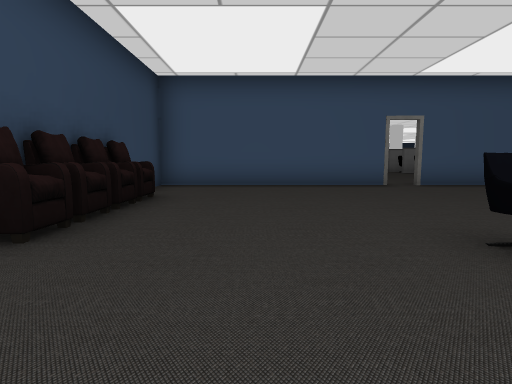
[1] (above)

24 first-person views from a walk through a scene from a Unity 3-D project. The camera is 1.3 m above the floor, tilts 6° down and sees 80° across. Doors are open. The floor is counted in squares, 2 m on a side. Each view is taken from the middle of a square. On the plan, view 1 faces up. The plan holds only what a view shows up to about 10 squares ahead; the rest is blank. The place goes on beyond the plan. The player is left out. Some surface patterns are stand-ins.

[2]
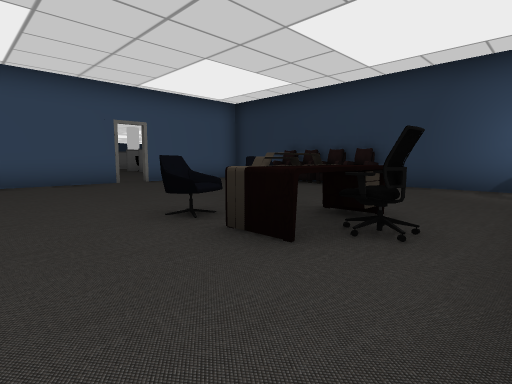

[3]
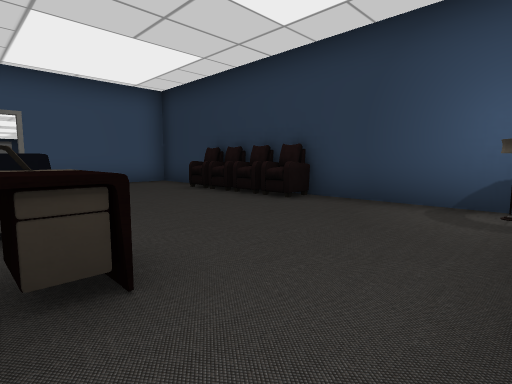

[4]
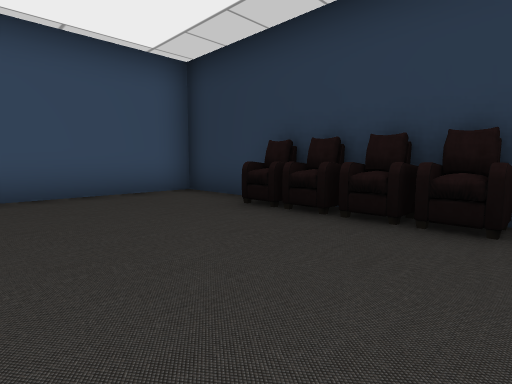

[5]
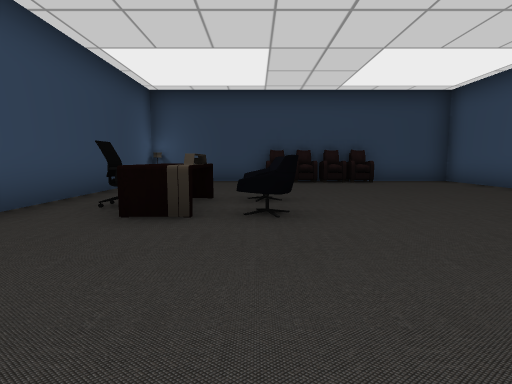

[6]
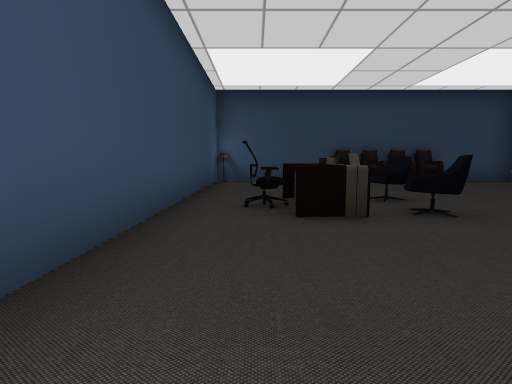

[7]
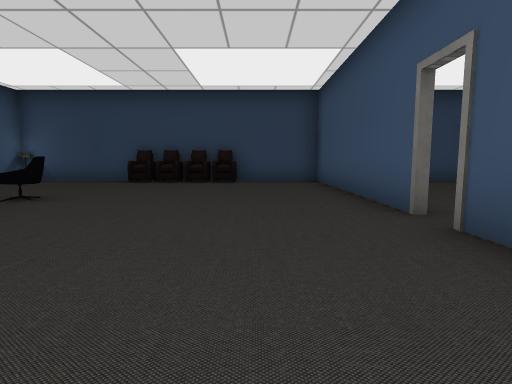

[8]
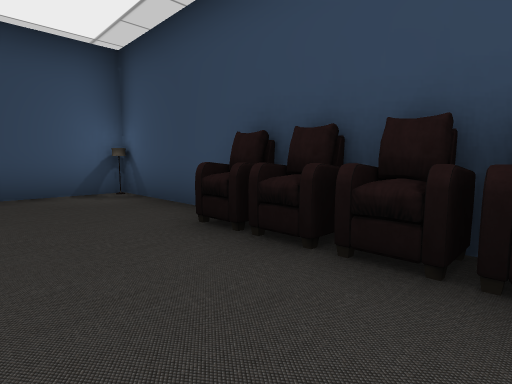

[9]
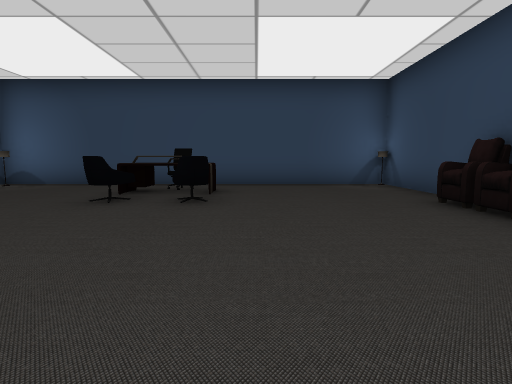

[10]
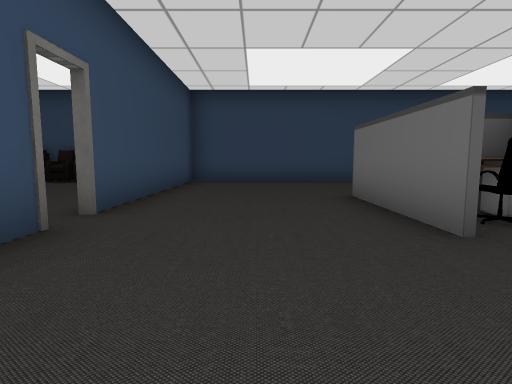

[11]
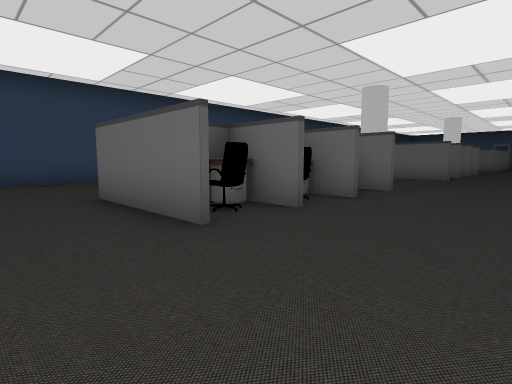

[12]
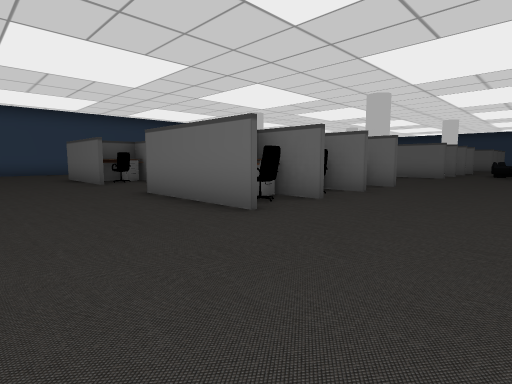

[13]
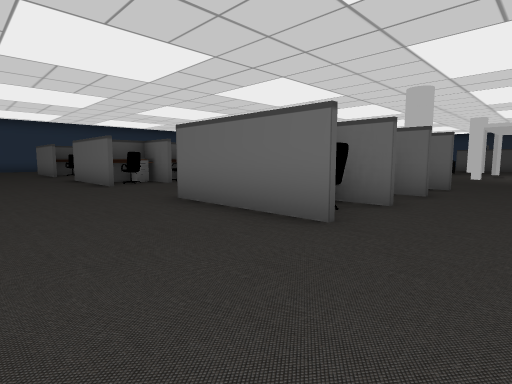

[14]
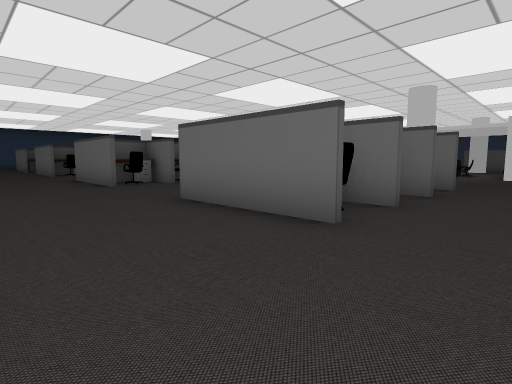

[15]
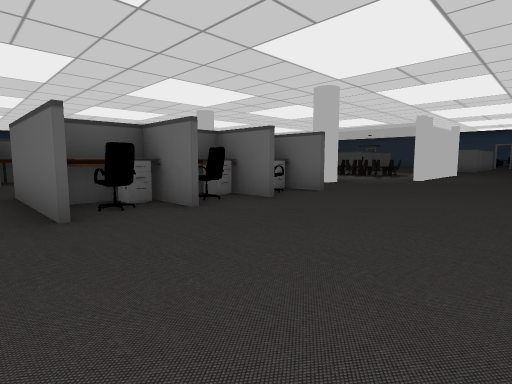

[16]
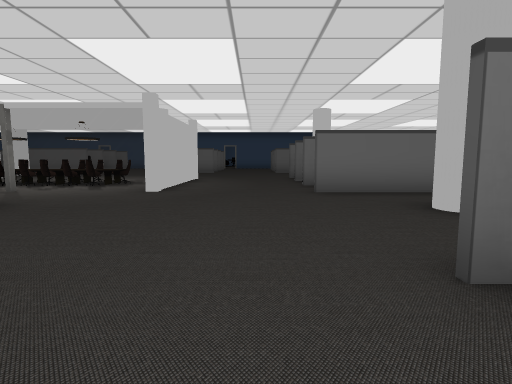

[17]
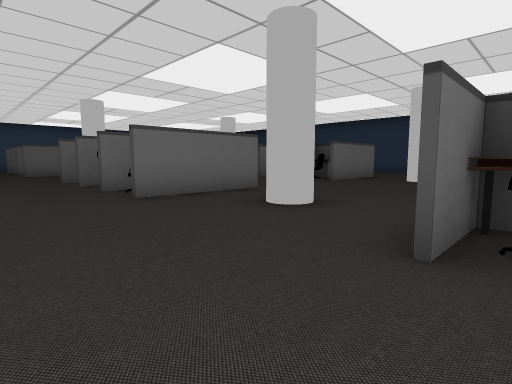

[18]
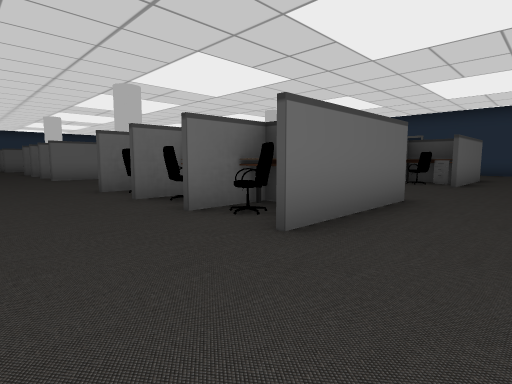

[19]
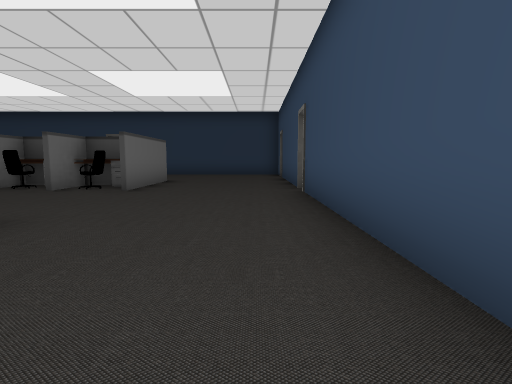

[20]
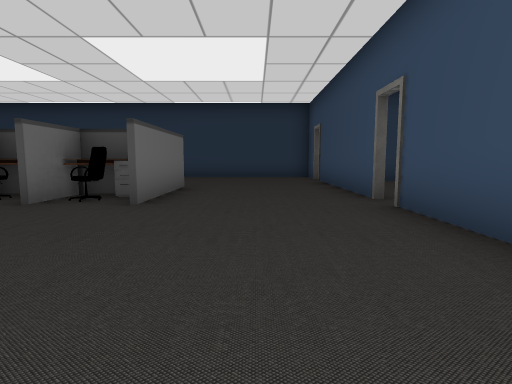

[21]
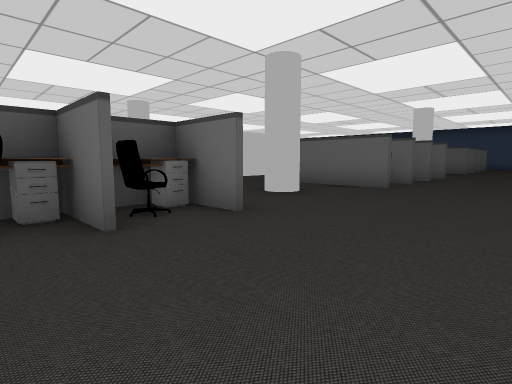

[22]
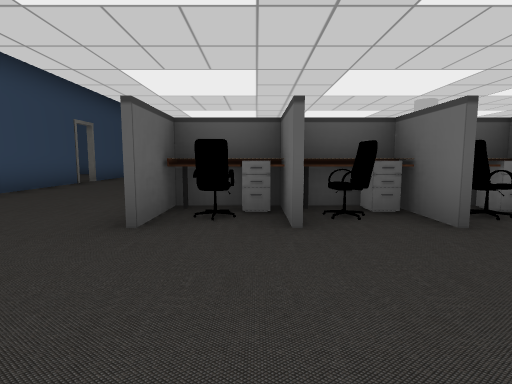

[23]
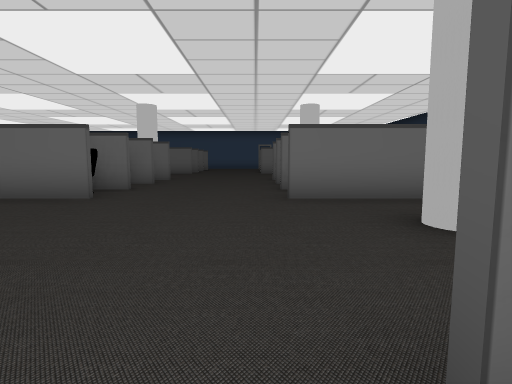

[24]
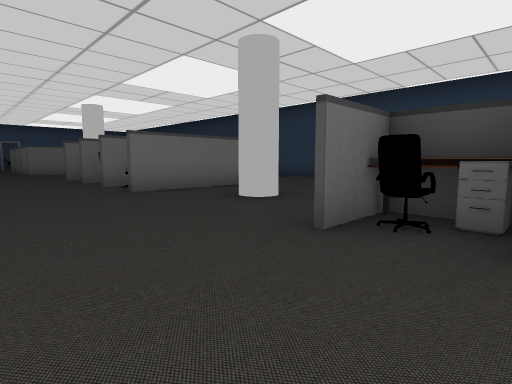

### Floor plan
Points are (right, up) in squares from view 1. A wall is a line through its corners. A room is listed if a view was taken in it or the views show most of it. See-through windows are left out.
Room 1 (views 1, 2, 3, 4, 5, 6, 7, 8, 9)
walls: (3.5, 7.9) (-2.5, 7.9) (-2.5, -1.2) (7.2, -1.2); (7.8, -0.6) (7.8, 7.9) (4.1, 7.9)
ways out: open door at (4, 7.5) to room 2
objects: other object (-2, -1); other object (-2, 3); other object (-2, 4); other object (-2, 5); table (2, 1) to (3, 1); other object (2, 2); other object (3, 0); other object (3, 2); chandelier (7, -1); other object (7, 3); other object (7, 4); other object (7, 5)
Room 2 (views 10, 11, 12, 13, 14, 15, 16, 17, 18, 19, 20, 21, 22, 23, 24)
walls: (16.4, 16.6) (15.9, 16.6); (16.4, 15) (15.8, 15); (22.5, 16.6) (21, 16.6); (22.5, 15) (21.1, 15); (16.4, 11.8) (13.2, 11.8); (22.5, 11.8) (19.4, 11.8); (10.2, 16.6) (9.4, 16.6); (10.2, 15) (9.1, 15); (27.1, 15) (26, 15); (10.2, 11.8) (7.1, 11.8); (22.9, 25.1) (22.9, 21.2); (21.9, 8) (22.8, 8); (23.4, 8) (32.4, 8); (26.9, 22.7) (26.1, 22.7); (27.7, 11.9) (29.1, 11.9); (29.1, 16.6) (26, 16.6); (29.1, 15) (27.7, 15) (27.7, 14.4); (29.2, 21.1) (26.1, 21.1); (29.1, 11.8) (26, 11.8); (26.6, 25.9) (26.1, 25.9); (29.1, 22.7) (28.4, 22.7); (29.2, 24.3) (28.5, 24.3); (4.5, 16.6) (3.6, 16.6); (4.5, 15) (3.5, 15); (4.5, 21.1) (3.9, 21.1); (29.2, 25.9) (28.6, 25.9); (4.5, 11.8) (1.4, 11.8); (33.9, 16.6) (33.1, 16.6); (33.9, 14.4) (33.9, 15) (33, 15); (4.1, 8) (4.8, 8); (33, 25.9) (32.5, 25.9); (33, 8) (37.6, 8); (35.5, 21.1) (32.5, 21.1); (35.5, 11.8) (32.4, 11.8); (-2.5, 13.1) (-2.5, 7.9); (-2.5, 8) (3.5, 8)
ways out: open door at (4, 7.5) to room 1; open door at (19, 21.5); open door at (23, 7.5); open door at (38, 7.5); gap at (32.7, 7.7)
objects: desk (3, 13); other object (4, 13); other object (4, 14); desk (9, 13); other object (10, 13); other object (10, 14); desk (15, 13); other object (16, 13); desk (21, 13); desk (21, 16); other object (22, 13); other object (22, 14); other object (22, 16); desk (26, 16); other object (27, 13); other object (27, 14); other object (27, 16); desk (28, 13); desk (28, 14); desk (28, 16); other object (29, 13); other object (29, 14); other object (29, 16); other object (29, 22); other object (33, 13); other object (33, 14); other object (33, 16); other object (34, 14)

Where each view was taken, in squares from view 1:
view 1: 0 up, 0 right, facing up
view 2: 1 down, 0 right, facing up-right
view 3: 1 down, 3 right, facing up-right
view 4: 2 up, 4 right, facing up-right
view 5: 2 up, 7 right, facing left
view 6: 0 up, 7 right, facing left
view 7: 6 up, 7 right, facing left
view 8: 5 up, 0 right, facing down-left
view 9: 7 up, 1 right, facing down
view 10: 10 up, 7 right, facing left
view 11: 10 up, 7 right, facing up-left
view 12: 9 up, 13 right, facing up-left
view 13: 9 up, 18 right, facing up-left
view 14: 9 up, 24 right, facing up-left
view 15: 11 up, 26 right, facing up-left
view 16: 15 up, 25 right, facing up
view 17: 16 up, 24 right, facing up-right
view 18: 10 up, 24 right, facing up-right
view 19: 9 up, 26 right, facing right
view 20: 10 up, 28 right, facing right
view 21: 14 up, 32 right, facing up-left
view 22: 13 up, 32 right, facing left
view 23: 16 up, 32 right, facing up
view 24: 15 up, 30 right, facing up-right
